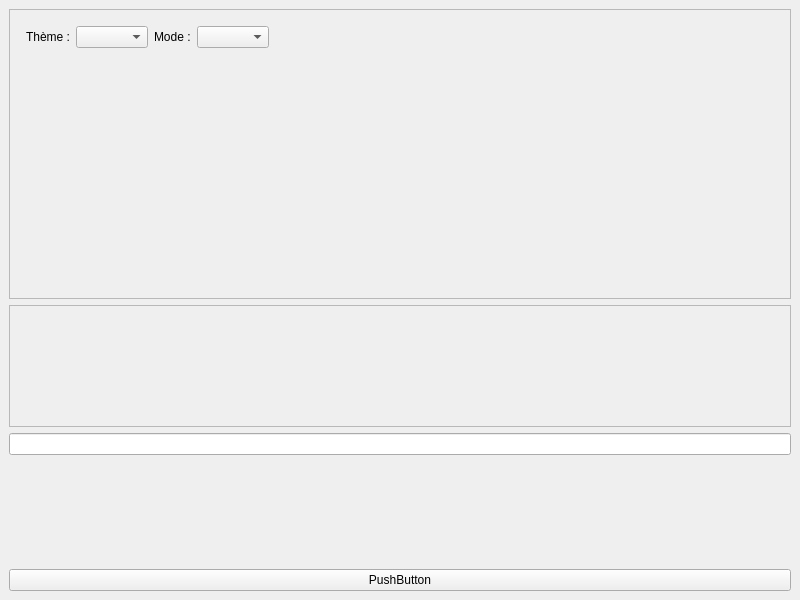
<?xml version="1.0" encoding="UTF-8"?>
<ui version="4.0">
 <class>test_ui</class>
 <widget class="QMainWindow" name="test_ui">
  <property name="geometry">
   <rect>
    <x>0</x>
    <y>0</y>
    <width>800</width>
    <height>600</height>
   </rect>
  </property>
  <property name="windowTitle">
   <string>MainWindow</string>
  </property>
  <widget class="QWidget" name="centralwidget">
   <layout class="QVBoxLayout" name="verticalLayout">
    <item>
     <widget class="AFrame" name="frame">
      <property name="frameShape">
       <enum>QFrame::Shape::StyledPanel</enum>
      </property>
      <property name="frameShadow">
       <enum>QFrame::Shadow::Raised</enum>
      </property>
      <layout class="QVBoxLayout" name="verticalLayout_2">
       <property name="leftMargin">
        <number>16</number>
       </property>
       <property name="topMargin">
        <number>16</number>
       </property>
       <property name="rightMargin">
        <number>16</number>
       </property>
       <property name="bottomMargin">
        <number>16</number>
       </property>
       <item>
        <layout class="QHBoxLayout" name="themeControlsLayout">
         <item>
          <widget class="QLabel" name="themeLabel">
           <property name="text">
            <string>Thème :</string>
           </property>
          </widget>
         </item>
         <item>
          <widget class="QComboBox" name="themeComboBox"/>
         </item>
         <item>
          <widget class="QLabel" name="modeLabel">
           <property name="text">
            <string>Mode :</string>
           </property>
          </widget>
         </item>
         <item>
          <widget class="QComboBox" name="modeComboBox"/>
         </item>
         <item>
          <spacer name="horizontalSpacer">
           <property name="orientation">
            <enum>Qt::Orientation::Horizontal</enum>
           </property>
           <property name="sizeHint" stdset="0">
            <size>
             <width>40</width>
             <height>20</height>
            </size>
           </property>
          </spacer>
         </item>
        </layout>
       </item>
       <item>
        <spacer name="verticalSpacer_2">
         <property name="orientation">
          <enum>Qt::Orientation::Vertical</enum>
         </property>
         <property name="sizeHint" stdset="0">
          <size>
           <width>20</width>
           <height>234</height>
          </size>
         </property>
        </spacer>
       </item>
      </layout>
     </widget>
    </item>
    <item>
     <widget class="AApplicationBar" name="frame_2">
      <property name="frameShape">
       <enum>QFrame::Shape::StyledPanel</enum>
      </property>
      <property name="frameShadow">
       <enum>QFrame::Shadow::Raised</enum>
      </property>
      <layout class="QVBoxLayout" name="verticalLayout_3">
       <item>
        <spacer name="verticalSpacer_3">
         <property name="orientation">
          <enum>Qt::Orientation::Vertical</enum>
         </property>
         <property name="sizeHint" stdset="0">
          <size>
           <width>20</width>
           <height>102</height>
          </size>
         </property>
        </spacer>
       </item>
      </layout>
     </widget>
    </item>
    <item>
     <widget class="ASearchBar" name="lineEdit"/>
    </item>
    <item>
     <spacer name="verticalSpacer">
      <property name="orientation">
       <enum>Qt::Orientation::Vertical</enum>
      </property>
      <property name="sizeHint" stdset="0">
       <size>
        <width>20</width>
        <height>40</height>
       </size>
      </property>
     </spacer>
    </item>
    <item>
     <widget class="APushButton" name="pushButton">
      <property name="text">
       <string>PushButton</string>
      </property>
     </widget>
    </item>
   </layout>
  </widget>
 </widget>
 <customwidgets>
  <customwidget>
   <class>APushButton</class>
   <extends>QPushButton</extends>
   <header>arrera_qt/apushbutton.h</header>
  </customwidget>
  <customwidget>
   <class>AFrame</class>
   <extends>QFrame</extends>
   <header>arrera_qt/aframe.h</header>
   <container>1</container>
  </customwidget>
  <customwidget>
   <class>ASearchBar</class>
   <extends>QLineEdit</extends>
   <header>arrera_qt/asearchbar.h</header>
  </customwidget>
  <customwidget>
   <class>AApplicationBar</class>
   <extends>QFrame</extends>
   <header>arrera_qt/aapplicationbar.h</header>
   <container>1</container>
  </customwidget>
 </customwidgets>
 <resources/>
 <connections/>
</ui>
